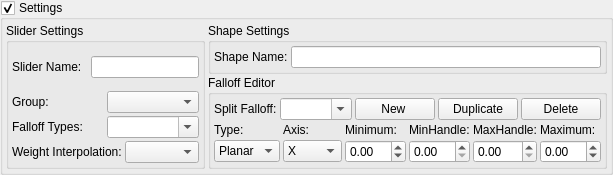
     <widget class="QGroupBox" name="uiSettingsGRP">
      <property name="title">
       <string>Settings</string>
      </property>
      <property name="checkable">
       <bool>true</bool>
      </property>
      <property name="checked">
       <bool>true</bool>
      </property>
      <layout class="QHBoxLayout" name="horizontalLayout_9">
       <property name="spacing">
        <number>3</number>
       </property>
       <property name="margin">
        <number>3</number>
       </property>
       <item>
        <widget class="QWidget" name="uiSettingsWDG" native="true">
         <layout class="QHBoxLayout" name="horizontalLayout_5">
          <property name="spacing">
           <number>3</number>
          </property>
          <property name="margin">
           <number>0</number>
          </property>
          <item>
           <widget class="QGroupBox" name="uiSliderSettingsGRP">
            <property name="title">
             <string>Slider Settings</string>
            </property>
            <property name="flat">
             <bool>false</bool>
            </property>
            <property name="checkable">
             <bool>false</bool>
            </property>
            <layout class="QVBoxLayout" name="verticalLayout_4">
             <property name="spacing">
              <number>3</number>
             </property>
             <property name="margin">
              <number>3</number>
             </property>
             <item>
              <widget class="QWidget" name="uiSliderSettingsWDG" native="true">
               <layout class="QVBoxLayout" name="verticalLayout_11">
                <property name="spacing">
                 <number>9</number>
                </property>
                <property name="margin">
                 <number>0</number>
                </property>
                <item>
                 <layout class="QHBoxLayout" name="horizontalLayout_14">
                  <item>
                   <widget class="QLabel" name="uiWeightNameLBL">
                    <property name="text">
                     <string>Slider Name:</string>
                    </property>
                   </widget>
                  </item>
                  <item>
                   <widget class="QLineEdit" name="uiWeightNameTXT"/>
                  </item>
                 </layout>
                </item>
               </layout>
              </widget>
             </item>
             <item>
              <layout class="QHBoxLayout" name="horizontalLayout_18">
               <item>
                <widget class="QLabel" name="uiWeightInterpLBL_3">
                 <property name="text">
                  <string>Group:</string>
                 </property>
                </widget>
               </item>
               <item>
                <widget class="QComboBox" name="uiWeightGroupCBOX"/>
               </item>
              </layout>
             </item>
             <item>
              <layout class="QHBoxLayout" name="horizontalLayout_17">
               <item>
                <widget class="QLabel" name="uiWeightInterpLBL_2">
                 <property name="text">
                  <string>Falloff Types:</string>
                 </property>
                </widget>
               </item>
               <item>
                <widget class="QComboBox" name="uiWeightFalloffCBOX">
                 <property name="editable">
                  <bool>true</bool>
                 </property>
                </widget>
               </item>
              </layout>
             </item>
             <item>
              <layout class="QHBoxLayout" name="horizontalLayout_11">
               <item>
                <widget class="QLabel" name="uiWeightInterpLBL">
                 <property name="text">
                  <string>Weight Interpolation:</string>
                 </property>
                </widget>
               </item>
               <item>
                <widget class="QComboBox" name="uiWeightInterpCBOX">
                 <item>
                  <property name="text">
                   <string/>
                  </property>
                 </item>
                 <item>
                  <property name="text">
                   <string>Linear</string>
                  </property>
                 </item>
                 <item>
                  <property name="text">
                   <string>Spline</string>
                  </property>
                 </item>
                </widget>
               </item>
              </layout>
             </item>
            </layout>
           </widget>
          </item>
          <item>
           <layout class="QVBoxLayout" name="verticalLayout_8">
            <property name="spacing">
             <number>1</number>
            </property>
            <item>
             <widget class="QGroupBox" name="uiShapeSettingsGRP">
              <property name="enabled">
               <bool>true</bool>
              </property>
              <property name="title">
               <string>Shape Settings</string>
              </property>
              <layout class="QVBoxLayout" name="verticalLayout_5">
               <property name="spacing">
                <number>3</number>
               </property>
               <property name="margin">
                <number>3</number>
               </property>
               <item>
                <widget class="QWidget" name="uiShapeWDG" native="true">
                 <layout class="QVBoxLayout" name="verticalLayout_10">
                  <property name="spacing">
                   <number>3</number>
                  </property>
                  <property name="margin">
                   <number>0</number>
                  </property>
                  <item>
                   <layout class="QHBoxLayout" name="horizontalLayout_15">
                    <item>
                     <widget class="QLabel" name="uiShapeNameLBL">
                      <property name="text">
                       <string>Shape Name:</string>
                      </property>
                     </widget>
                    </item>
                    <item>
                     <widget class="QLineEdit" name="uiShapeNameTXT"/>
                    </item>
                   </layout>
                  </item>
                 </layout>
                </widget>
               </item>
              </layout>
             </widget>
            </item>
            <item>
             <widget class="QGroupBox" name="uiFalloffSettingsGRP">
              <property name="enabled">
               <bool>true</bool>
              </property>
              <property name="title">
               <string>Falloff Editor</string>
              </property>
              <layout class="QVBoxLayout" name="verticalLayout_9">
               <property name="spacing">
                <number>3</number>
               </property>
               <property name="margin">
                <number>3</number>
               </property>
               <item>
                <layout class="QHBoxLayout" name="horizontalLayout_13">
                 <property name="spacing">
                  <number>3</number>
                 </property>
                 <item>
                  <widget class="QLabel" name="uiShapeFalloffLBL">
                   <property name="text">
                    <string>Split Falloff:</string>
                   </property>
                  </widget>
                 </item>
                 <item>
                  <widget class="QComboBox" name="uiShapeFalloffCBOX">
                   <property name="editable">
                    <bool>true</bool>
                   </property>
                   <property name="currentIndex">
                    <number>-1</number>
                   </property>
                  </widget>
                 </item>
                 <item>
                  <widget class="QPushButton" name="uiShapeFalloffNewBTN">
                   <property name="sizePolicy">
                    <sizepolicy hsizetype="Maximum" vsizetype="Fixed">
                     <horstretch>0</horstretch>
                     <verstretch>0</verstretch>
                    </sizepolicy>
                   </property>
                   <property name="text">
                    <string>New </string>
                   </property>
                   <property name="bgColor" stdset="0">
                    <string>lightRed</string>
                   </property>
                  </widget>
                 </item>
                 <item>
                  <widget class="QPushButton" name="uiShapeFalloffDuplicateBTN">
                   <property name="sizePolicy">
                    <sizepolicy hsizetype="Maximum" vsizetype="Fixed">
                     <horstretch>0</horstretch>
                     <verstretch>0</verstretch>
                    </sizepolicy>
                   </property>
                   <property name="text">
                    <string>Duplicate</string>
                   </property>
                   <property name="bgColor" stdset="0">
                    <string>lightRed</string>
                   </property>
                  </widget>
                 </item>
                 <item>
                  <widget class="QPushButton" name="uiShapeFalloffDeleteBTN">
                   <property name="sizePolicy">
                    <sizepolicy hsizetype="Maximum" vsizetype="Fixed">
                     <horstretch>0</horstretch>
                     <verstretch>0</verstretch>
                    </sizepolicy>
                   </property>
                   <property name="text">
                    <string>Delete</string>
                   </property>
                   <property name="bgColor" stdset="0">
                    <string>lightRed</string>
                   </property>
                  </widget>
                 </item>
                </layout>
               </item>
               <item>
                <layout class="QGridLayout" name="gridLayout">
                 <item row="1" column="5">
                  <widget class="QDoubleSpinBox" name="uiFalloffMaxSPN">
                   <property name="minimum">
                    <double>-99.989999999999995</double>
                   </property>
                   <property name="singleStep">
                    <double>0.100000000000000</double>
                   </property>
                  </widget>
                 </item>
                 <item row="1" column="4">
                  <widget class="QDoubleSpinBox" name="uiFalloffMaxHandleSPN">
                   <property name="maximum">
                    <double>1.000000000000000</double>
                   </property>
                   <property name="singleStep">
                    <double>0.010000000000000</double>
                   </property>
                  </widget>
                 </item>
                 <item row="1" column="0">
                  <widget class="QComboBox" name="uiFalloffTypeCBOX">
                   <item>
                    <property name="text">
                     <string>Planar</string>
                    </property>
                   </item>
                   <item>
                    <property name="text">
                     <string>Map</string>
                    </property>
                   </item>
                  </widget>
                 </item>
                 <item row="1" column="1">
                  <widget class="QComboBox" name="uiFalloffAxisCBOX">
                   <item>
                    <property name="text">
                     <string>X</string>
                    </property>
                   </item>
                   <item>
                    <property name="text">
                     <string>Y</string>
                    </property>
                   </item>
                   <item>
                    <property name="text">
                     <string>Z</string>
                    </property>
                   </item>
                  </widget>
                 </item>
                 <item row="1" column="2">
                  <widget class="QDoubleSpinBox" name="uiFalloffMinSPN">
                   <property name="minimum">
                    <double>-99.989999999999995</double>
                   </property>
                   <property name="singleStep">
                    <double>0.100000000000000</double>
                   </property>
                  </widget>
                 </item>
                 <item row="1" column="3">
                  <widget class="QDoubleSpinBox" name="uiFalloffMinHandleSPN">
                   <property name="maximum">
                    <double>1.000000000000000</double>
                   </property>
                   <property name="singleStep">
                    <double>0.010000000000000</double>
                   </property>
                  </widget>
                 </item>
                 <item row="0" column="0">
                  <widget class="QLabel" name="label">
                   <property name="text">
                    <string>Type:</string>
                   </property>
                  </widget>
                 </item>
                 <item row="0" column="1">
                  <widget class="QLabel" name="label_2">
                   <property name="text">
                    <string>Axis:</string>
                   </property>
                  </widget>
                 </item>
                 <item row="0" column="2">
                  <widget class="QLabel" name="label_3">
                   <property name="text">
                    <string>Minimum:</string>
                   </property>
                  </widget>
                 </item>
                 <item row="0" column="3">
                  <widget class="QLabel" name="label_4">
                   <property name="text">
                    <string>MinHandle:</string>
                   </property>
                  </widget>
                 </item>
                 <item row="0" column="4">
                  <widget class="QLabel" name="label_5">
                   <property name="text">
                    <string>MaxHandle:</string>
                   </property>
                  </widget>
                 </item>
                 <item row="0" column="5">
                  <widget class="QLabel" name="label_6">
                   <property name="text">
                    <string>Maximum:</string>
                   </property>
                  </widget>
                 </item>
                </layout>
               </item>
              </layout>
             </widget>
            </item>
           </layout>
          </item>
         </layout>
        </widget>
       </item>
      </layout>
     </widget>
